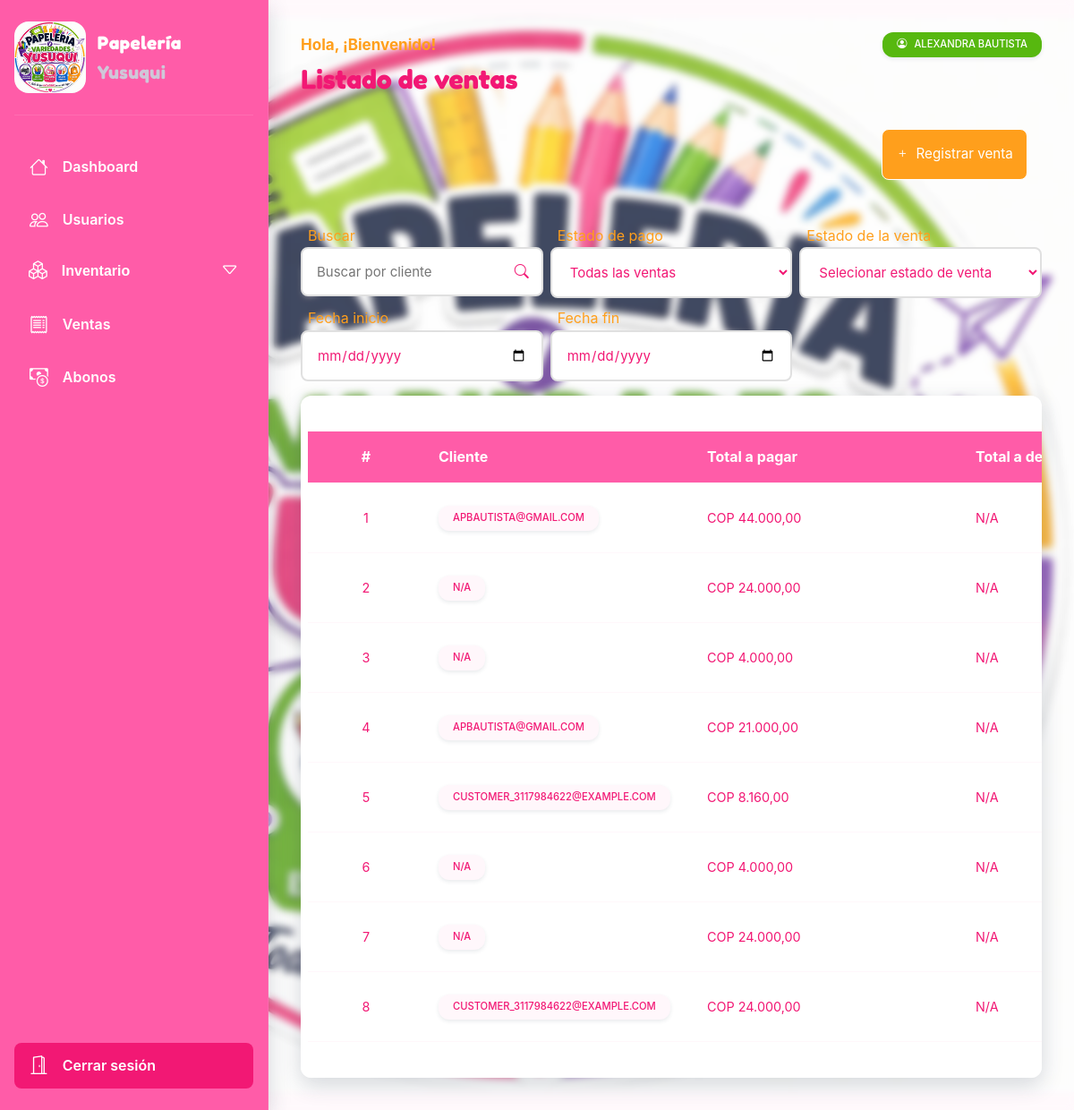
The app's page /orders/ (signed in) with its own data.
### apps/accounts/models/member.py (models this page shows, shortened)
class Member(AbstractBaseUser):
    objects = BaseMemberManager()
    first_name = models.CharField(max_length=100, db_index=True)
    last_name = models.CharField(max_length=100, null=True, blank=True)
    email = models.EmailField(unique=True, db_index=True)
    phone_number = models.CharField(max_length=10, null=True, blank=True, unique=True, db_index=True)
    role = models.CharField(
        max_length=20,
        choices=RoleChoices.choices,
        default=RoleChoices.Cliente,
    )
    created_at = models.DateTimeField(auto_now_add=True)
    updated_at = models.DateTimeField(auto_now=True)
    is_staff = models.BooleanField(default=False)
    is_superuser = models.BooleanField(default=False)
    is_active = models.BooleanField(default=True)
    USERNAME_FIELD = 'email'
    REQUIRED_FIELDS = ['first_name',]
    def full_name(self):
        return f'{self.first_name} {self.last_name if self.last_name else ""}'
    class Meta:
        ordering = ('-created_at',)
        verbose_name = 'Usuario'
        verbose_name_plural = 'Usuarios'

### apps/orders/models/order.py (models this page shows, shortened)
class Order(models.Model):
    customer = models.ForeignKey(
        'accounts.Member',
        on_delete=models.SET_NULL,
        null=True,
        blank=True,
    )
    phone_number = models.CharField(max_length=10, null=True, blank=True)
    total = models.DecimalField(max_digits=10, decimal_places=2, default=0, editable=False)
    payment_method = models.CharField(
        max_length=13,
        choices=PaymentMethod.choices,
        default=PaymentMethod.CASH
    )
    status = models.CharField(
        choices=OrderStatus.choices,
        default=OrderStatus.PENDING,
        max_length=10
    )
    interest_rate = models.DecimalField(max_digits=5, decimal_places=2, default=0)
    created_at = models.DateTimeField(auto_now_add=True)
    deadline_date = models.DateTimeField(null=True, blank=True)
    @property
    def is_in_arrears(self):
        if self.deadline_date:
            return self.deadline_date < timezone.now() and self.status == OrderStatus.PENDING
        return False
    @property
    def total_to_pay(self):
        if self.items.exists():
            total = sum([item.subtotal for item in self.items.all()])
            return (total * self.interest_rate/100) + total
        return 0
    class Meta:
        ordering = ['-created_at']

class OrderItem(models.Model):
    order = models.ForeignKey(Order, on_delete=models.PROTECT, related_name='items')
    product = models.ForeignKey('products.Product', on_delete=models.PROTECT, related_name='items')
    quantity = models.DecimalField(max_digits=10, decimal_places=0, default=0)
    @property
    def subtotal(self):
        return self.quantity * self.product.price_sale
    class Meta:
        constraints = [
            models.UniqueConstraint(
                fields=['order', 'product'],
                name='unique_order_item'
            )
        ]

### apps/products/models/product.py (models this page shows, shortened)
class Product(models.Model):
    category = models.ForeignKey(
        Category, on_delete=models.SET_NULL, null=True, blank=True, related_name='products'
    )
    name = models.CharField(max_length=100)
    sku = models.CharField(max_length=30, unique=True, editable=False, null=True, blank=True, db_index=True)
    description = models.TextField(blank=True, null=True)
    price = models.DecimalField(max_digits=10, decimal_places=2, default=0) # Precio compra
    price_sale = models.DecimalField(max_digits=10, decimal_places=2, default=0) # Precio venta
    stock = models.PositiveIntegerField()
    stock_min = models.PositiveIntegerField()
    image = models.ImageField(upload_to="products/", blank=True, null=True)
    is_active = models.BooleanField(default=True)
    created_at = models.DateTimeField(auto_now_add=True)
    updated_at = models.DateTimeField(auto_now=True)
    class Meta:
        ordering = ['-created_at']
        verbose_name = 'Producto'
        verbose_name_plural = 'Productos'
        constraints = [
            models.UniqueConstraint(
                fields=['category', 'name'],
                name='unique_product_name_category'
            )
        ]

### apps/orders/views/order_views.py (the view)
# urls.py: path('', views.OrderListView.as_view(), name='list'),
@method_decorator(role_required([RoleChoices.Admin, RoleChoices.Vendedor]), name='dispatch')
class OrderListView(ListView):
    model = Order
    template_name = 'orders/list.html'
    context_object_name = 'orders'
    paginate_by = 10
    def get_context_data(self, **kwargs):
        context = super().get_context_data(**kwargs)
        context['date_end'] = self.request.GET.get('date_end',None)
        context['date_start'] = self.request.GET.get('date_start',None)
        context['search'] = self.request.GET.get('search','')
        context['status'] = self.request.GET.get('status','')
        context['arrears'] = self.request.GET.get('arrears',None)
        context['order_status'] = OrderStatus
        return context
    def get_queryset(self):
        date_format = "%Y-%m-%d"
        queryset = Order.objects.all()
        date_end = self.request.GET.get('date_end',None)
        date_start = self.request.GET.get('date_start',None)
        search = self.request.GET.get('search','')
        status = self.request.GET.get('status','')
        arrears = self.request.GET.get('arrears',None)
        if arrears == '1':
            queryset = queryset.filter(
                status=OrderStatus.PENDING,
                deadline_date__lt=timezone.now().date(),
            )
        if arrears == '0':
            queryset = queryset.filter(
                Q(status=OrderStatus.PAID) |
                Q(deadline_date__gte=timezone.now().date())
            )
        if search:
            queryset = queryset.filter(
                Q(customer__first_name__icontains=search)
                | Q(customer__email__icontains=search)
                | Q(customer__phone_number__icontains=search)
            )
        if date_start:
            date_start = datetime.strptime(date_start, date_format)
            queryset = queryset.filter(created_at__gte=date_start)
        if date_end:
            date_end = datetime.strptime(date_end, date_format)
            queryset = queryset.filter(created_at__lte=date_end + timedelta(days=1))
        if status:
            queryset = queryset.filter(status=status)
        return queryset

### apps/common/templatetags/custom_filters.py (called while the page is built)
@register.filter(name='format_price')
def format_price(price):
    return (f'COP {price:,.2f}'
            .replace(',', 'X')
            .replace('.',',')
            .replace('X','.')
    )

### apps/common/utils/custom_decorator.py (called while the page is built)
def role_required(roles:list):
    def decorator(func):
        def wrapper(request, *args, **kwargs):
            if not request.user.is_authenticated:
                return redirect('core:accounts:login')
            if request.user.role not in roles:
                raise PermissionDenied
            return func(request, *args, **kwargs)
        return wrapper
    return decorator

### apps/orders/templates/orders/list.html (shortened to what this page needs)
{% extends 'index.html' %}
{% load custom_filters %}
{% block main %}
    <h2 class="title">Listado de ventas</h2>
    <nav class="nav">
        <a href="{% url 'core:orders:create' %}" class="button">
            <i class="bi bi-plus"></i>
            Registrar venta
        </a>
    </nav>
    <form class="filters">
        <div class="filter__group">
            <label class="filter__label">Buscar</label>
            <div class="relative">
                <input type="text" class="filter__input" placeholder="Buscar por cliente" name="search" value="{{ search }}">
                <i class="bi bi-search icon"></i>
            </div>
        </div>
        <div class="filter__group">
            <label class="filter__label">Estado de pago</label>
            <select class="filter__input" name="arrears" onchange="this.form.submit()">
                <option value="" {% if not request.GET.mora %}selected{% endif %}>Todas las ventas</option>
            </select>
        </div>
        <div class="filter__group">
            <label class="filter__label">Estado de la venta</label>
            <select class="filter__input" name="status" onchange="this.form.submit()">
                <option value="" selected>Selecionar estado de venta</option>
            </select>
        </div>
        <div class="filter__group">
            <label class="filter__label" for="filter">Fecha inicio</label>
            <input
                    type="date" class="filter__input"
                    name="date_start"
                    onchange="this.form.submit();"
                    value="{{ date_start }}"
            >
        </div>
        <div class="filter__group">
            <label class="filter__label" for="filter">Fecha fin</label>
            <input
                    type="date"
                    class="filter__input"
                    name="date_end"
                    onchange="this.form.submit();"
                    value="{{ date_end }}"
            >
        </div>
    </form>
    {% if orders %}
    <div class="scroll card--base">
        <div class="table">
            <div class="table__header">
                <div class="table__row">
                    <div class="table__cell table__cell--sm">#</div>
                    <div class="table__cell">Cliente</div>
                    <div class="table__cell">Total a pagar</div>
                    <div class="table__cell">Total a deuda</div>
                </div>
            </div>
            <div class="table__body">
                {% for order in orders %}
                    <div class="table__row {% if order.is_in_arrears %} table__row--expired {% endif %}">
                        <div class="table__cell table__cell--sm">{{forloop.counter}}</div>
                        <div class="table__cell"><p class="badge">{% if not order.customer %}N/A{% else %}{{ order.customer }}{% endif %}</p></div>
                        <div class="table__cell">{{order.total_to_pay|format_price}}</div>
                        <div class="table__cell">
                            {% if order.status == 'Pendiente' %}
                                {{order.total|format_price}}
                            {% else %}
                                N/A
                            {% endif %}
                        </div>
                    </div>
                {% endfor %}
            </div>
        </div>
    </div>
    {% else %}
        <p class="alerts alerts--404">No hay ventas registradas</p>
    {% endif %}
{% endblock main %}

### templates/index.html (shortened to what this page needs)
{% load static %}
<!DOCTYPE html>
<html lang="en">
<head>
    <link rel="stylesheet" href="{% static 'css/styles.css' %}">
</head>
<body>
    <div class="page" style="background-image: url('{% static "image/brand.jpeg" %}')">
        <aside class="sidebar">
            <header class="sidebar__header">
                <img src="{% static 'image/brand.jpeg' %}" alt="brand" class="brand__img">
                <p class="sidebar__title">Papelería <span>Yusuqui</span></p>
            </header>
            <ul class="menu">
                <li class="menu__item">
                    <a class="menu__link" href="{% url 'core:dashboard:dashboard' %}">
                        <i class="bi bi-house"></i>
                        <span class="menu__title">Dashboard</span>
                    </a>
                </li>
                <li class="menu__item">
                    <a class="menu__link" href="{% url 'core:accounts:member-list' %}">
                        <i class="bi bi-people"></i>
                        <span class="menu__title">Usuarios</span>
                    </a>
                </li>
                <li class="menu__item menu__item--dropdown">
                    <button class="menu__link dropdown__toggle">
                        <i class="bi bi-boxes"></i>
                        <span class="menu__title">Inventario</span>
                        <i class="bi bi-caret-down dropdown__icon"></i>
                    </button>
                </li>
                <li class="menu__item">
                    <a class="menu__link" href="{% url 'core:orders:list' %}">
                        <i class="bi bi-receipt"></i>
                        <span class="menu__title">Ventas</span>
                    </a>
                </li>
                <li class="menu__item">
                    <a class="menu__link" href="{% url 'core:orders:sale-payments' %}">
                        <i class="bi bi-cash-coin"></i>
                        <span class="menu__title">Abonos</span>
                    </a>
                </li>
                <li class="menu__item logout">
                    <a
                            class="menu__link"
                            data-url="{% url 'core:accounts:logout' %}"
                    >
                        <i class="bi bi-door-open"></i>
                        <span class="menu__title">Cerrar sesión</span>
                    </a>
                </li>
            </ul>
        </aside>
        <main class="page__content">
            <header class="page__header">
                <p class="page__header__message"></p>
                <p
                        class="badge badge--normal"
                        title="Usuario activo"
                >
                    <i class="bi bi-person-circle"></i>
                    <span>{{ request.user.full_name }}</span>
                </p>
            </header>
            {% block main %}
            {% endblock main %}
        </main>
    </div>
</body>
</html>

### records on screen
Member: user.full_name "ALEXANDRA BAUTISTA"
Order: customer "APBAUTISTA@GMAIL.COM", total_to_pay "COP 44.000,00", status "N/A"
Order: shows "N/A", total_to_pay "COP 24.000,00", status "N/A"
Order: shows "N/A", total_to_pay "COP 4.000,00", status "N/A"
Order: customer "APBAUTISTA@GMAIL.COM", total_to_pay "COP 21.000,00", status "N/A"
Order: customer "CUSTOMER_3117984622@EXAMPLE.COM", total_to_pay "COP 8.160,00", status "N/A"
Order: shows "N/A", total_to_pay "COP 4.000,00", status "N/A"
Order: shows "N/A", total_to_pay "COP 24.000,00", status "N/A"
Order: customer "CUSTOMER_3117984622@EXAMPLE.COM", total_to_pay "COP 24.000,00", status "N/A"
